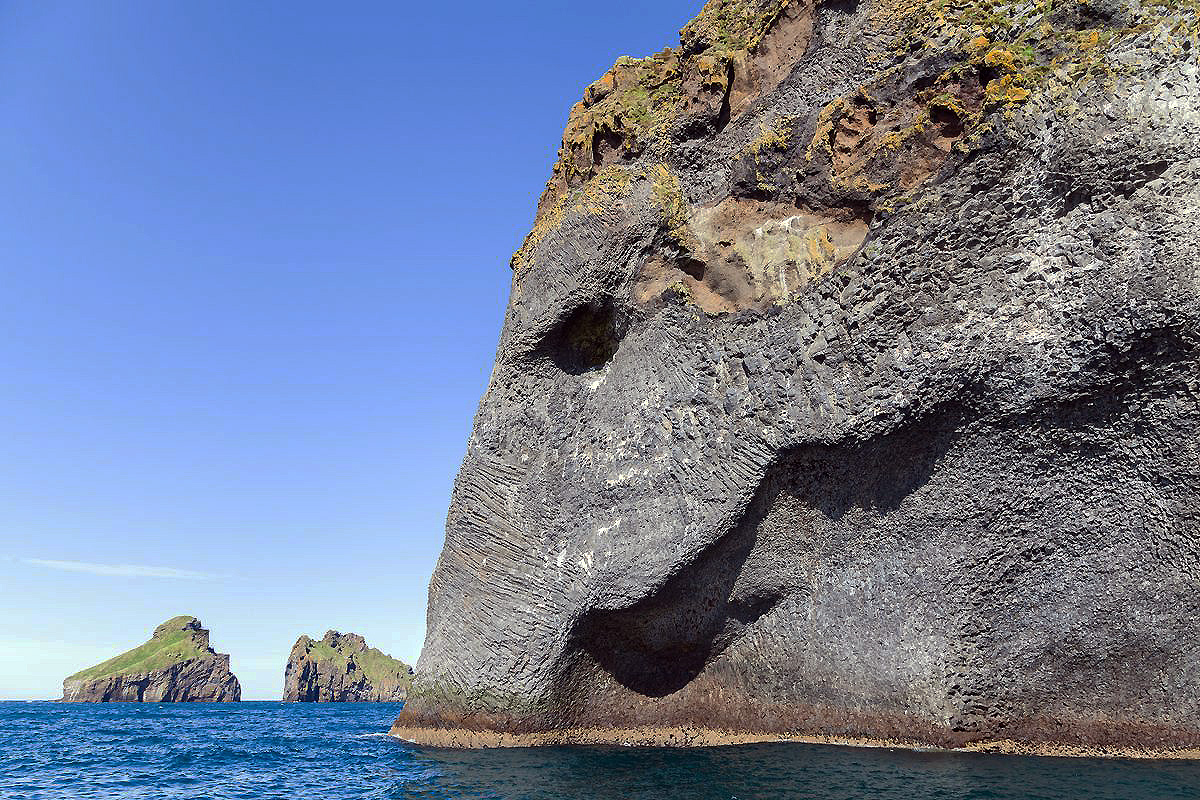
#> input picture home.jpg, 1200 x 800 px
$ python hist-equalization.py
#> lines starting #> are read from the running program, lines starting #| are printed output that depends on the picture
import cv2
import matplotlib.pyplot as plt

img = cv2.imread('home.jpg', 0)
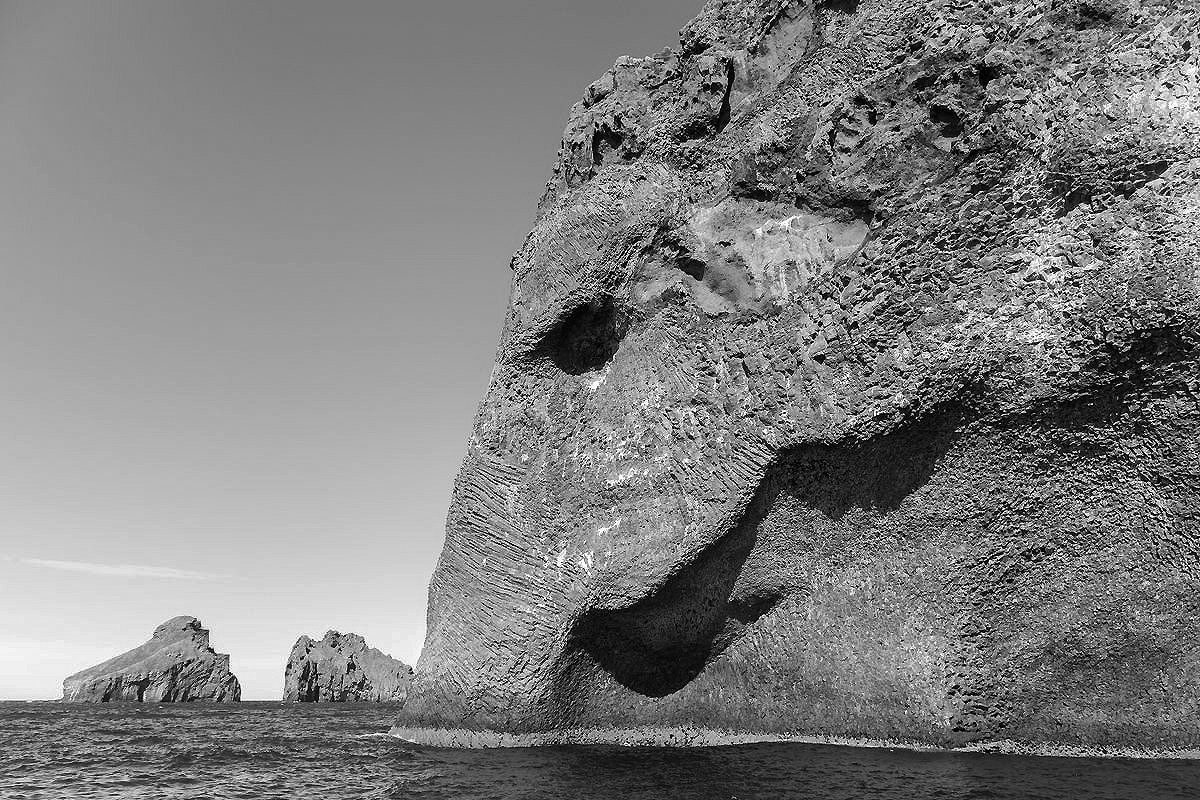
#> img: shape (800, 1200); min 0, max 255, mean 126.5
hist1 = cv2.calcHist([img], [0], None, [256], [0, 256])
#> hist1 = 256 values, max 19271 at index 0, min 613 at index 245, mean 3750

img_2 = cv2.equalizeHist(img)
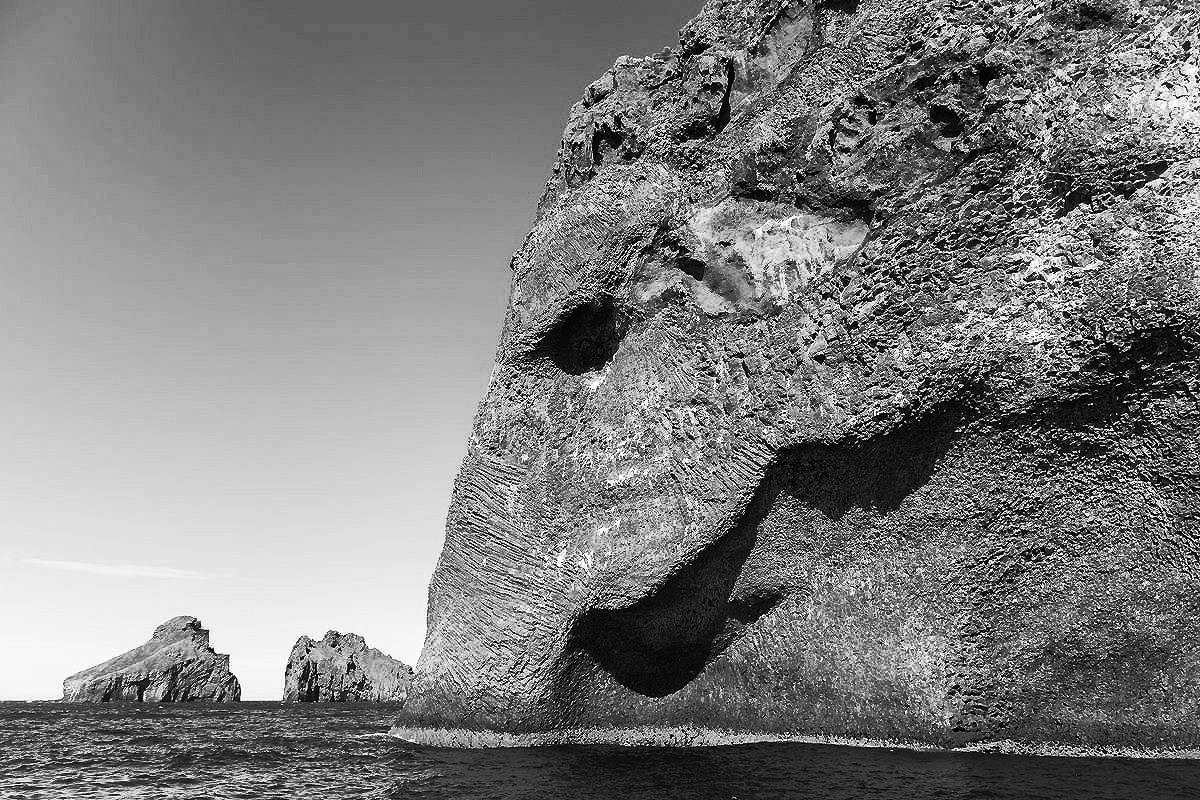
#> img_2: shape (800, 1200); min 0, max 255, mean 125.6
hist2 = cv2.calcHist([img_2], [0], None, [256], [0, 256])
#> hist2 = 256 values, max 19271 at index 0, min 0 at index 1, mean 3750

plt.subplot(221), plt.imshow(img)
plt.subplot(222), plt.plot(hist1)
plt.subplot(223), plt.imshow(img_2)
plt.subplot(224), plt.plot(hist2)
plt.show()
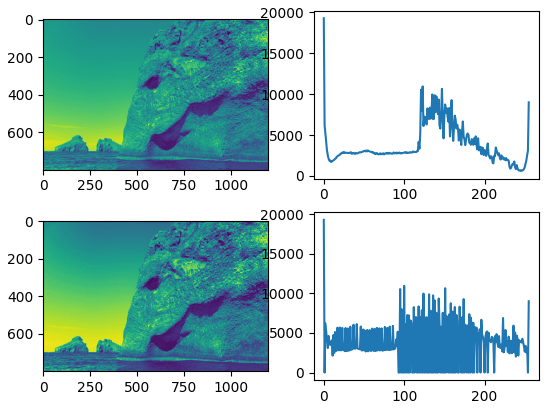
#> figure drawn by matplotlib, 4 panels; panel 2: curve peaks at x = 0, y = 19271; panel 4: curve peaks at x = 0, y = 19271
